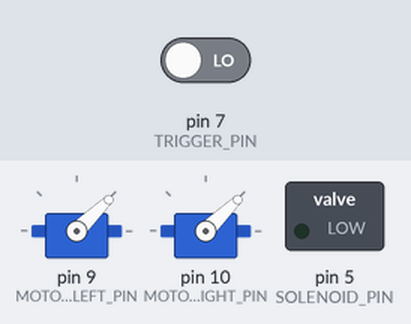
Recording of a sketch running on a simulated Arduino Uno, built with avr-gcc and run on an emulated ATmega328P. Shown: 2 × servo, switched loads named in the sketch (green lamp = pin HIGH). Inputs (shaded band) come from the test bench; at power-on: pin 7 (TRIGGER_PIN) LOW.

Above: at 1.2 s.
1.3 s: pin 7 (TRIGGER_PIN) driven HIGH
At 1.54 s:
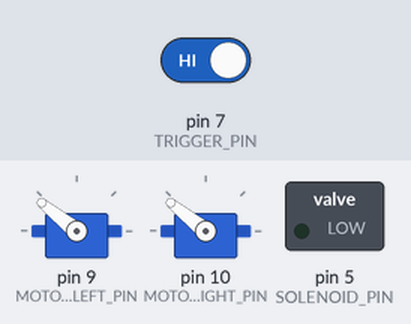
Timing chart, 0 to 4.3 s (numbered marks = the images above; inputs shaded):
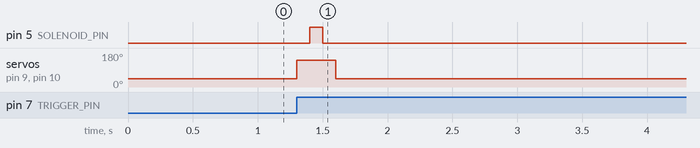

Measured:
- after the input at 1.3 s, pin 5 (SOLENOID_PIN): LOW → HIGH after 0.10 s, → LOW 0.10 s later; servo on pin 9 (MOTOR_LEFT_PIN), servo on pin 10 (MOTOR_RIGHT_PIN): 44° → 141° at once, → 44° 0.30 s later

The sketch:

NerfGun.ino
```cpp
#include <Servo.h>

// defining pins for various hardware devices
const uint8_t MOTOR_LEFT_PIN = 9;
const uint8_t MOTOR_RIGHT_PIN = 10;
const uint8_t TRIGGER_PIN = 7;
const uint8_t SOLENOID_PIN = 5;

// the minimum and maximum duty cycle that the ESCs for the motors understand.
// Note, you need to make sure the ESC has been calibrated to use these duty cycles (see "Configuring ESCs" in README for more info)
const int MOTOR_DUTY_MIN = 1000;
const int MOTOR_DUTY_MAX = 2000;


const int SolenoidFireMS = 100; // how long the solenoid is fired to send a shot
const int SolenoidResetMS = 150; // how long the solenoid waits after firing before it can fire again
const int ButtonDebounceMS = 50; // how long to ignore inputs afer it changes
const int Motor_Wait_Speed = 1100; // the speed to hold the motor at while in Spin_Wait

// defines a collection of timings for the various motor modes
struct MotorSettingsStruct{
	int MotorRampUpMS; // how long the motor will need to ramp up to speed before the solenoid can be engaged
	int MotorFireMS; // how long the motor should maintain its speed before it can be reduced once a shot is fired
};

class ShotTimings{
	public:
		int SolenoidStartTime;
		int SolenoidResetTime;
		int SolenoidEndTime;
		int MotorEndTime;

	ShotTimings(int now, MotorSettingsStruct motorSettings, bool isHot){
		if(isHot){
			SolenoidStartTime = now;
			SolenoidResetTime = now + SolenoidFireMS;
			SolenoidEndTime = now + SolenoidFireMS + SolenoidResetMS;
			MotorEndTime = now + motorSettings.MotorFireMS;
		}else{
			SolenoidStartTime = now + motorSettings.MotorRampUpMS;
			SolenoidResetTime = now + motorSettings.MotorRampUpMS + SolenoidFireMS;
			SolenoidEndTime = now + motorSettings.MotorRampUpMS + SolenoidFireMS + SolenoidResetMS;
			MotorEndTime = now + motorSettings.MotorRampUpMS + motorSettings.MotorFireMS;
		}
	}

	ShotTimings(){
		SolenoidStartTime = SolenoidEndTime = SolenoidResetTime = MotorEndTime = 0;
	}
};

// these values need to be tuned to match the hardware
MotorSettingsStruct SilentMotorSettings = {
	100,
	200
};

MotorSettingsStruct NormalMotorSettings = {
	50,
	200
};

MotorSettingsStruct PerformanceMotorSettings = {
	0,
	200
};

enum ShotStateEnum{
	Ready, // everything is ready to fire
	Firing
};

enum ShotTypeEnum{
	Single,
	Double,
	Triple,
	Full_Auto
};

// Servo classes for the left and right motor. We could technically use both motors on one pin, but for now we will use two in case was want to independantly adjust the PWM signal per motor (if one runs faster, etc)
Servo MotorLeft;
Servo MotorRight;

enum ButtonChangeEnum{
	Held_Low,
	Held_High,
	Low_High,
	High_Low
};

enum TriggerStateEnum{
	Pressed, // trigger is currently being pressed
	Tapped, // trigger was pressed and released before the shot was ready
	Held, // trigger is still being held after shot was registered
	Released // triggere was released after the shot was registered
};

enum MotorStateEnum{
	Wait_Speed, // the motor is spinning at the wait speed
	Shot_Speed, // the motor is spinning at the shot speed
	Hot_Wait_Speed // the motor is spinning at the shot speed, waiting for the next shot
};

enum SolenoidStateEnum{
	At_Rest, // in the ready position
	Moving_Out, // in (or transitioning to) the fire position
	Moving_Back // resetting back to the ready position
};

enum MotorModeEnum{
	Silent, // the motors turn off when not firing
	Normal, // the motors run at a low speed (Spin_Wait) when not firing
	Performance // the motors run at full speed when not firing
};

// Debounces a button by ignoring input for a small period of time after a change is detected, returns the debounced reading
ButtonChangeEnum CheckDebounceButton(uint8_t pin, int now, int& lastValue, int& lastChange, int debounceTimeout){
	int reading = digitalRead(pin);
	ButtonChangeEnum output;
	if(reading != lastValue && now - lastChange >= debounceTimeout){
		// value is different and its been long enough since the last change
		if(lastValue == LOW){
			output = Low_High;
		}else{
			output = High_Low;
		}
		// update the last change time and value
		lastChange = now;
		lastValue = reading;
	}else{
		// not changed, or not long enough, just hold the current value
		if(lastValue == LOW){
			output = Held_Low;
		}else{
			output = Held_High;
		}
	}
	return output;
}


int prevTriggerValue = LOW;
int prevTriggerMS = 0;

int motorStartMS = 0;
int solenoidStartMS = 0;

int motorSpeed = MOTOR_DUTY_MAX; // tood: make this configurable and possibly use a different speed if necessary

TriggerStateEnum triggerState = Released;
ShotStateEnum shotState = Ready;
ShotTypeEnum shotType = Single;
SolenoidStateEnum solenoidState = At_Rest;
MotorStateEnum motorState = Wait_Speed;

// these are assigned together when the motor mode changes
MotorModeEnum motorMode = Silent;
MotorSettingsStruct motorSettings = SilentMotorSettings;

// when we're shooting, we need to keep track of how many we've shot and how many we have remaining
uint8_t shotsRemaining = 0;

ShotTimings shotTimings;

void setup() {
	// put your setup code here, to run once:
	MotorLeft.attach(MOTOR_LEFT_PIN);
	MotorRight.attach(MOTOR_RIGHT_PIN);

	// esc expects speed between min and max, so start by writing minimum throttle
	MotorLeft.writeMicroseconds(MOTOR_DUTY_MIN);
	MotorRight.writeMicroseconds(MOTOR_DUTY_MIN);

	pinMode(TRIGGER_PIN, INPUT); // set the trigger pin to read
	pinMode(SOLENOID_PIN, OUTPUT); // set the solenoid pin to output

	digitalWrite(SOLENOID_PIN, LOW); // don't turn on the solenoid
}


void loop() {
	// put your main code here, to run repeatedly:

	// record the current MS (we will need it for a bunch of things)
	int now = millis();

	// determine what happened with the button, internally updates prevTriggerValue and prevTriggerMS
	ButtonChangeEnum triggerChange = CheckDebounceButton(TRIGGER_PIN, now, prevTriggerValue, prevTriggerMS, ButtonDebounceMS);
	if(triggerChange == High_Low){
		// let go of trigger
		if(triggerState == Pressed){
			// was pressed, but released before shot was ready, transition to Tapped
			triggerState = Tapped;
		}else if(triggerState == Held){
			// was released after the shot was registered, transition to Released
			triggerState = Released;
		}
	}else if(triggerChange == Low_High){
		// pressed trigger
		if(triggerState == Released || triggerState == Tapped){
			// either we had released the trigger after the last shot, or we had previously tapped the trigger, and now we are pressing again before the shot is ready, transition back to pressed (since we don't want to queue up more than one shot)
			triggerState = Pressed;
		}
	}

	if(shotState == Ready && (triggerState == Pressed || triggerState == Tapped))
	{
		// ready, and trigger was pressed, fire the gun
		shotState = Firing;
		if(triggerState == Pressed){
			// its being held
			triggerState = Held;
		}else{
			// we were tapped (let go already), so transition to released
			triggerState = Released;
		}
		// spin up motors
		MotorLeft.writeMicroseconds(motorSpeed);
		MotorRight.writeMicroseconds(motorSpeed);
		motorState = Shot_Speed;

		if(shotType == Single){
			shotsRemaining = 1;
		}else if(shotType == Double){
			shotsRemaining = 2;
		}else if(shotType == Triple){
			shotsRemaining = 3;
		}else{
			shotsRemaining = 0; // full auto doesn't have any remaining
		}
		// calculate the timings for this shot
		shotTimings = ShotTimings(now, motorSettings, false);
	}

	if(shotState == Firing){
		if(solenoidState == At_Rest && now >= shotTimings.SolenoidStartTime){
			// motors have had enough time to ramp up, start the solenoid
			digitalWrite(SOLENOID_PIN, HIGH);
			solenoidState = Moving_Out;
		}

		if(motorState == Shot_Speed && now >= shotTimings.MotorEndTime){
			// the shot should have been fired, see if we should be stopping the motors or not
			if(shotType != Full_Auto){
				// not full auto, subtract the shot we just made
				shotsRemaining--;
				if(shotsRemaining == 0){
					// this was the last shot, need to spin down the motors
					motorState = Wait_Speed;
				}else{
					// we have more shots, don't spin down the motor
					motorState = Hot_Wait_Speed;
				}
			}else if(triggerState == Released){
				// full auto, but trigger released, stop the shot
				motorState = Wait_Speed;
			}

			if(motorState == Wait_Speed){
				// motors are going to start waiting, set their speed
				if(motorMode == Silent){
					// stop motors
					MotorLeft.writeMicroseconds(MOTOR_DUTY_MIN);
					MotorRight.writeMicroseconds(MOTOR_DUTY_MIN);
				}else if(motorMode == Normal){
					MotorLeft.writeMicroseconds(Motor_Wait_Speed);
					MotorRight.writeMicroseconds(Motor_Wait_Speed);
				}
				// if motor speed is performance, don't have to do anything
			}

		}

		if(solenoidState == Moving_Out && now >= shotTimings.SolenoidResetTime){
			// solenoid should have finished moving, turn it off
			digitalWrite(SOLENOID_PIN, LOW);
			solenoidState = Moving_Back;
		}

		if(solenoidState == Moving_Back && now >= shotTimings.SolenoidEndTime){
			// solenoid is done moving back
			solenoidState = At_Rest;
		}

		if((motorState == Wait_Speed || motorState == Hot_Wait_Speed) && solenoidState == At_Rest){
			// the shot is done since both the motor and the solenoid are ready again
			if(motorState == Hot_Wait_Speed){
				// we are going around for another shot
				shotTimings = ShotTimings(now, motorSettings, true); // this shot is hot, can use different timings
			}else{
				// nothing more to shoot, mark us as ready
				shotState = Ready;
			}
		}
	}
}
```
